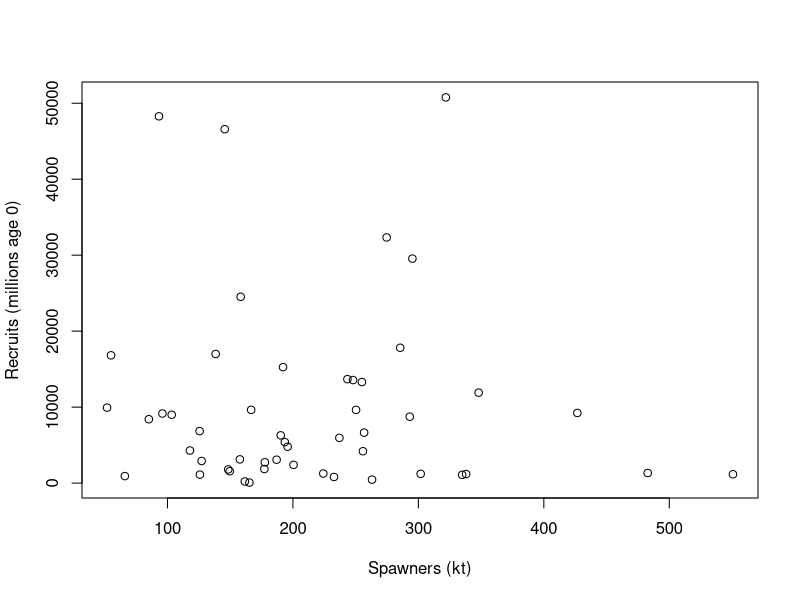
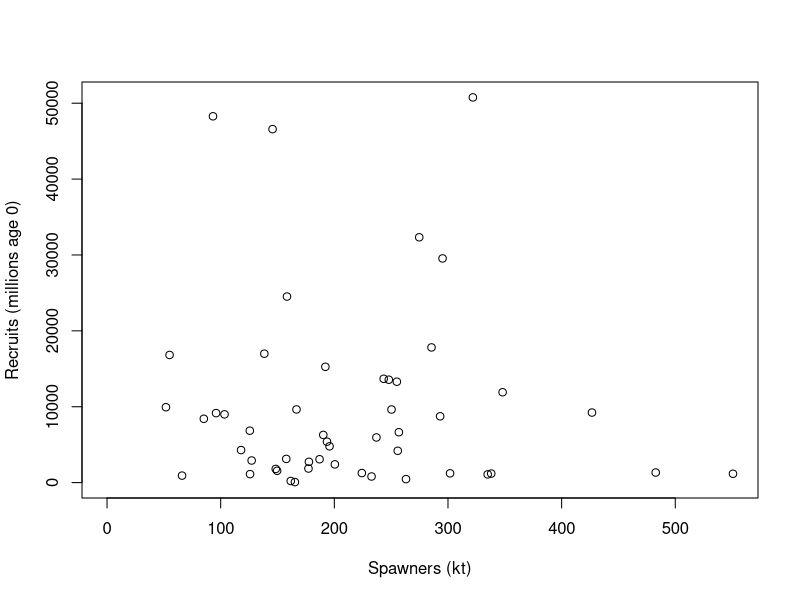
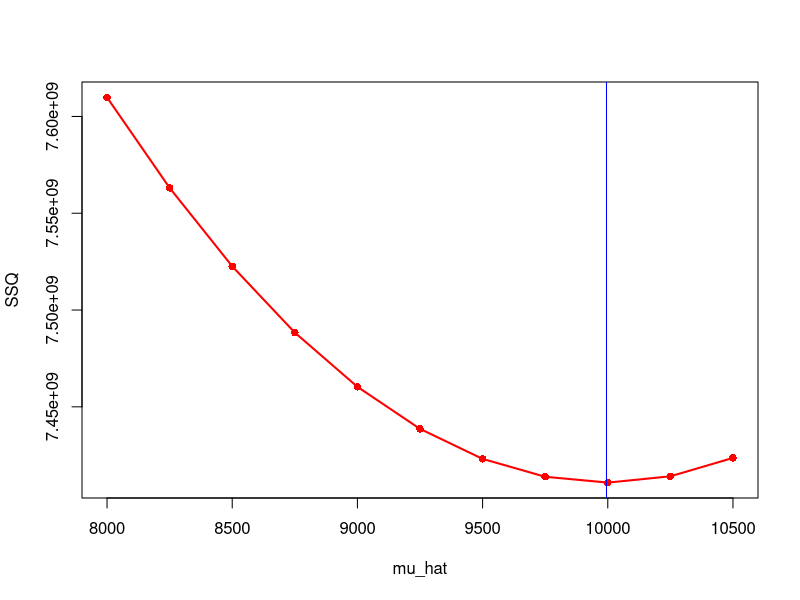
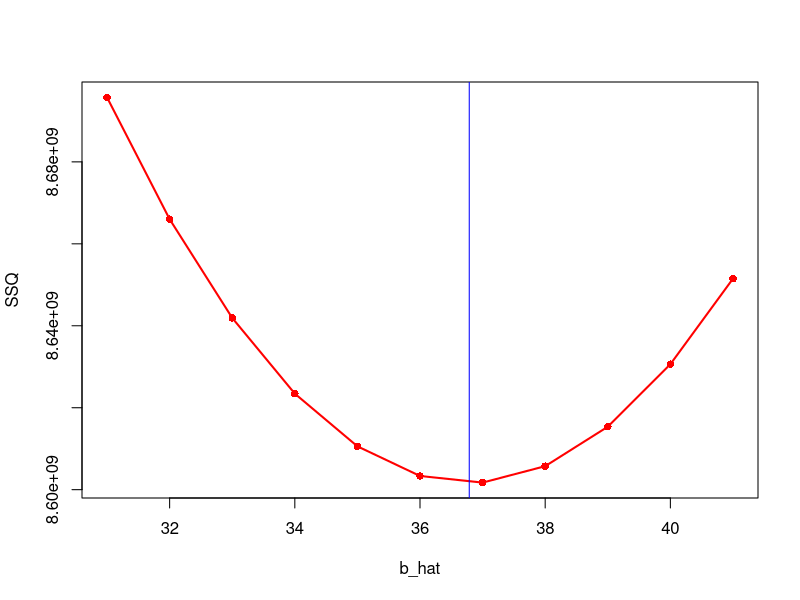
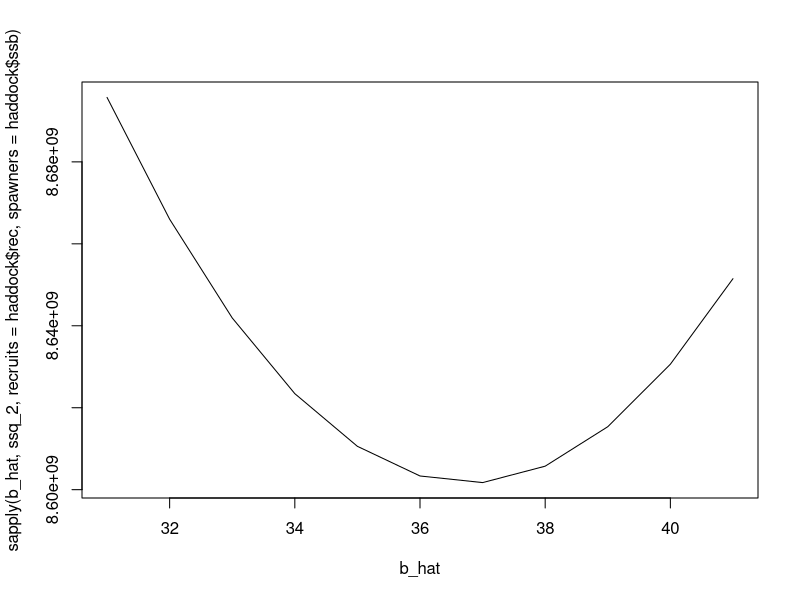

The R source for these figures, in order: (Note: this script raises an error after producing the figures.)
# Fitting Models to Data in R

# Colin Millar, modified from Iago Mosqueira and Ernesto Jardim

# This script shows the steps followed to fit a stock-recruitment model to
# in the file 'northern_shelf_haddock_SR.csv'


#==============================================================================
# Load and explore data
#==============================================================================

# load data from comma-separated file to data.frame
haddock <- read.csv(file = '02_Model_fitting/northern_shelf_haddock_SR.csv', header = TRUE)

# take a look at what we have
head(haddock) # this looks at the first 6 rows
str(haddock) # this lets us inspect what the columns contain

# lets rename some columns because I am lazy and want the code to be
# readable and easier to type
names(haddock)
names(haddock) <- c("yc", "ssb", "rec")
head(haddock)

# to access the diffrent columns use '$' i.e to see the SSB values:
haddock$ssb
# and to see observed recruitment
haddock$rec

# initial plot of SSB vs. recruits
plot(
  rec ~ ssb,
  data = haddock, # look in haddock for x and y values
  xlab = "Spawners (kt)",
  ylab = "Recruits (millions age 0)"
)

# probably better to set x and y limits to start at zero
plot(
  rec ~ ssb,
  data = haddock, # look in haddock for x and y values
  xlim = c(0, max(ssb)), # set x limits
  ylim = c(0, max(rec)), # set y limits
  xlab = "Spawners (kt)",
  ylab = "Recruits (millions age 0)"
)



###############################################################################
# Some haddock to mimic what was done in the lecture
###############################################################################

# estimate the mean
####################

# analytical solution
mu <- sum(haddock$rec) / length(haddock$rec)

# define a range of estimates to try
mu_hat <- seq(8000, 10500, by = 250)

# create a matrix of residuals, like in the spreadsheet
recruits <-
  matrix(
    haddock$rec,
    nrow = length(haddock$rec), ncol = length(mu_hat),
    byrow = FALSE
  )

mu_hats <-
  matrix(
    mu_hat,
    nrow = length(haddock$rec), ncol = length(mu_hat),
    byrow = TRUE
  )

residuals <- recruits - mu_hats

SSQ <- colSums(residuals^2)

# more code efficient
SSQ2 <- colSums(outer(haddock$rec, mu_hat, "-")^2)

# plot the sums of squares line
plot(mu_hat, SSQ, col = "red", lwd = 2, type = "l")
points(mu_hat, SSQ, col = "red", pch = 16)
abline(v = mu, col = "blue")


# estimate the slope
####################

# analytical solution
b <- sum(haddock$rec * haddock$ssb) / sum(haddock$ssb^2)

# define a range of estimates to try
b_hat <- seq(31, 41, by = 1)

# create a matrix of residuals, like in the spreadsheet
recruits <- matrix(haddock$rec, nrow = length(haddock$rec), ncol = length(b_hat), byrow = FALSE)
spawners <- matrix(haddock$ssb, nrow = length(haddock$rec), ncol = length(b_hat), byrow = FALSE)
b_hats <- matrix(b_hat, nrow = length(haddock$rec), ncol = length(b_hat), byrow = TRUE)

residuals <- recruits - spawners * b_hats

SSQ <- colSums(residuals^2)

# plot the sums of squares line
plot(b_hat, SSQ, col = "red", lwd = 2, type = "l")
points(b_hat, SSQ, col = "red", pch = 16)
abline(v = b, col = "blue")

# here is a quick attempt at turning this into a function

ssq_2 <- function(b, recruits, spawners) {
  residuals <- recruits - spawners * b
  sum(residuals^2)
}

plot(
  b_hat,
  sapply(b_hat, ssq_2, recruits = haddock$rec, spawners = haddock$ssb),
  type = "l"
)




###############################################################################
# We are now going to demonstrate the same techniques employed in the spreadsheet
# solution to the assignment
###############################################################################

#==============================================================================
# Beverton and holt recruitmet model R=b1*S/(b2+S)
#==============================================================================


#------------------------------------------------------------------------------
# (1) Calculate predicted R for each year
# Rpred = b1 * S / (b2 + S)
#------------------------------------------------------------------------------

# starting values for b1 and b2
a <- 1
b <- 1

# set up the other variables (i.e. S)
S <- haddock$ssb

Rpred <- a * S / (b + S)

#------------------------------------------------------------------------------
# (2) Calculate log residuals, Ln(obs/pred)
#------------------------------------------------------------------------------

# assign observed recruitment
Robs <- haddock$rec

resids <- log(Robs / Rpred) # = log(Robs) - log(Rpred)

# note that in R, log is the natural log:
?log # see the help file for the log function
log(exp(1))
log(exp(10))

#------------------------------------------------------------------------------
# (3) Calculate sum of squared residuals
#------------------------------------------------------------------------------

?sum # see the help file for sum
ssq_resids <- sum(resids^2)

#------------------------------------------------------------------------------
# (4) Minimize sum-of-squares with solver by adjusting a and b
#------------------------------------------------------------------------------

# to do this, we need to set up a function that takes
# a and b as input, and returns the sums of squared residuals

# in R a function is a collection of steps: i.e.
add <- function(b1, b2) {
  b1 + b2
}
add(1, 2)
# 3

# the sums of squares function is collection of the previous 3 steps:
ssq <- function(a, b) {
  # 1. Calculate predicted R for each year
  Rpred <- a * S / (b + S)
  # 2. Calculate log residuals, Ln(obs/pred)
  resids <- log(Robs / Rpred)
  # 3. Calculate sum of squared residuals
  ssq_resids <- sum(resids^2)

  # return
  ssq_resids
}

# lets test this out:
ssq(a, b)
ssq(1, 1)
ssq(2, 1)

# now we need to search over lots of values for b1 and b2 to
# find the minimum.
# There are lots of ways to do this, we will first look at the optim function.
# the help file for optim is:
?optim

ssq_optim <- function(par) {
  a <- exp(par[1])
  b <- exp(par[2])

  ssq(a, b)
}

# use c to combine the starting values into a vector
?c
par0 <- c(0, 0)

# lets test the new ssq funciton
ssq_optim(par0)

# lets run it..
opt <- optim(par0, ssq_optim)

opt

# it didn't do so well....  lets try with different starting values:
opt <- optim(c(32000000, 300), ssq_optim)

opt

# better now :)

#------------------------------------------------------------------------------
# (5) Plot observed and predicted R
#------------------------------------------------------------------------------

# get the parameter estimates from the optimisation
a <- opt$par[1]
b <- opt$par[2]

# predict recruitment
Rpred <- a * S / (b + S)

# plot
plot(Robs ~ S,
  xlim = c(0, max(S)), # set x limits
  ylim = c(0, max(Robs)), # set y limits
  xlab = "Spawning Stock Biomass (tonnes)",
  ylab = "Age-0 Recruitment"
)

# add predictions to the plot
points(Rpred ~ S, col = "red", pch = 2)


#------------------------------------------------------------------------------
# (6) Plot residuals
#------------------------------------------------------------------------------

# calculate residuals
resids <- log(Robs / Rpred)

# plot them
plot(resids ~ S)
# add in a reference line
abline(h = 0, lty = 2)





















###############################################################################
# We are now going to demonstrate the same solution, but taking advantage of
# the tools provided by a programming / scripting language
###############################################################################

#==============================================================================
# Beverton and holt recruitmet model R=b1*S/(b2+S)
#==============================================================================

#------------------------------------------------------------------------------
# (1) Calculate predicted R for each year
# Rpred = b1 * S / (b2 + S)
#------------------------------------------------------------------------------

# this time we will write a function to do this called bevholt
#  to be safe we will also pass in S
#  this way we know for sure wha values of S are being used

bevholt <- function(b, S) {
  b[1] * S / (b[2] + S)
}

# compute R at the starting values for b1 and b2
Rpred <- bevholt(c(1, 1), S = haddock$ssb)

# lets jump to step 4 ...

#------------------------------------------------------------------------------
# (4) Minimize sum-of-squares with solver by adjusting b1 and b2
#------------------------------------------------------------------------------

# now lets modify the ssq function to accept S and Robs,
# and use the function bevholt

# the sums of squares function is collection of the previous 3 steps:
ssq <- function(b, S, Robs) {
  # 1. Calculate predicted R for each year
  Rpred <- bevholt(b, S)
  # 2. Calculate log residuals, Ln(obs/pred)
  resids <- log(Robs / Rpred)
  # 3. Calculate sum of squared residuals
  ssq_resids <- sum(resids^2)

  # return
  ssq_resids
}

# lets test this out:
ssq(c(a, b), haddock$ssb, haddock$rec) # what to you notice this time?
ssq(c(1, 1), haddock$ssb, haddock$rec)
ssq(c(2, 2), haddock$ssb, haddock$rec)

# now we need to search over lots of values for b1 and b2 to
# find the minimum.

ssq_optim <- function(par, S, Robs) {
  b <- exp(par)

  ssq(b, S, Robs)
}

# use c to combine the starting values into a vector
par0 <- log(c(1, 1))

# lets test the new ssq funciton
ssq_optim(par0, S = haddock$ssb, Robs = haddock$rec)

# lets run it..
opt <- optim(par0, ssq_optim, S = haddock$ssb, Robs = haddock$rec)

opt

# the fit is not quite there yet, so lets try better starting values.
# this highlights the presence of multiple 'local' minima
par0 <- c(20, 5)
opt <- optim(par0, ssq_optim, S = haddock$ssb, Robs = haddock$rec)

opt


#------------------------------------------------------------------------------
# (5) Plot observed and predicted R
#------------------------------------------------------------------------------

# predict recruitment over the full S range
Spred <- seq(0, max(haddock$ssb), length.out = 100)
Rpred <- bevholt(exp(opt$par), S = Spred)

# plot
plot(rec ~ ssb,
     data = haddock, # pass in data this time
     xlim = c(0, max(S)), # set x limits
     ylim = c(0, max(Robs)), # set y limits
     xlab = 'Spawning Stock Biomass (tonnes)',
     ylab = 'Age-0 Recruitment')

# add predictions to the plot as a line
lines(Rpred ~ Spred, col = "red", pch = 2)
















###############################################################################
# The following is to demonstrate a techniques for calculating confidence
# intervals - this is not part of the course and purely for demonstation
# purposes
###############################################################################

# Bootstrapping is so called because it is like you are acheieving something
# from nothing.
#
# but in fact it is taking advantage of the fact that your samle of data
# contains information about how it varies...
#
# this can be seen from the residuals:

# lets run the fit again
fit <- optim(par0, ssq_optim, S = haddock$ssb, Robs = haddock$rec)

# and calculate the residuals
Rpred <- bevholt(exp(fit$par), haddock$ssb)
resids <- log( haddock$rec / Rpred)

# and plot a histogram
hist(resids, nclass = 20)

# the mean of the residuals is:
mean(resids)

# but is there not error in this?

# resample from this as if the resuduals are random and reclaculate the mean
r_star <- sample(resids,  replace = TRUE)
mean(r_star)

# do it again
r_star <- sample(resids, replace = TRUE)
mean(r_star)

# do it lots of times!
rmean_star <-
  replicate(10000, {
    r_star <- sample(resids, replace = TRUE)
    mean(r_star)
  })

hist(rmean_star)

#------------------------------------------------------------------------------
# so we are able to access the error inherent in the model fit?
#
# And we can propagate this through to the parameter estimates?
#------------------------------------------------------------------------------

# resample from the residuals as if the resuduals are random and reestimate the
# parameters
r_star <- sample(resids, replace = TRUE)
opt <- optim(par0, ssq_optim, S = haddock$ssb, Robs = Rpred + r_star)
opt$par

# do it again
r_star <- sample(resids, replace = TRUE)
opt <- optim(par0, ssq_optim, S = haddock$ssb, Robs = Rpred + r_star)
opt$par


# do it lots of times!
par_star <-
  replicate(10000, {
    r_star <- sample(resids, replace = TRUE)
    opt <- optim(par0, ssq_optim, S = haddock$ssb, Robs = Rpred * exp(r_star),
                 method = "BFGS")
    opt$par
  })

# separate b1 and b2 bootstrap simulations for ease of inspection
b1_star <- exp(par_star[1,])
b2_star <- exp(par_star[2,])

# plot histograms of simulations
hist(log(b1_star), nclass = 50)
# add confidence intervals
abline(v = quantile(log(b1_star), c(0.025, 0.975)), col = "red")
quantile(b1_star, c(0.025, 0.975))

# what does the 2D bootstrap simulation look like?
plot(log(b1_star), log(b2_star), pch = ".", col = grey(.5, alpha = 0.5))

# a colourful 2d densty plot
image(MASS::kde2d(log(b1_star), log(b2_star), n = 400),
      xlab = "log b1", ylab = "log b2",
      xlim = quantile(log(b1_star), c(0.025, 0.975)),
      ylim = quantile(log(b2_star), c(0.025, 0.975)),
      main = "bootstraped uncertainty in parameter estimates")
# plot the least squares estimate
points(fit$par[1], fit$par[2], pch = 16, col = "blue")



# plot
# predict recruitment over the full S range
Spred <- seq(0, max(haddock$ssb), length.out = 100)
Rpred <- apply(par_star, 2, function(x) bevholt(exp(x), S = Spred))

# plot a few curves to see the uncertainty in the relationship
matplot(Spred, Rpred[, sample(1:ncol(Rpred), 100)], type = "l", lty = 1, col = grey(0.5, alpha = 0.5),
        xlim = c(0, max(S)), # set x limits
        ylim = c(0, max(Robs)), # set y limits
        xlab = 'Spawning Stock Biomass (tonnes)',
        ylab = 'Age-0 Recruitment',
        main = "boostraped error in stock recruitment relationship")
# add the data
points(haddock$ssb, haddock$rec, type = "b", pch = 16, col = "red")
